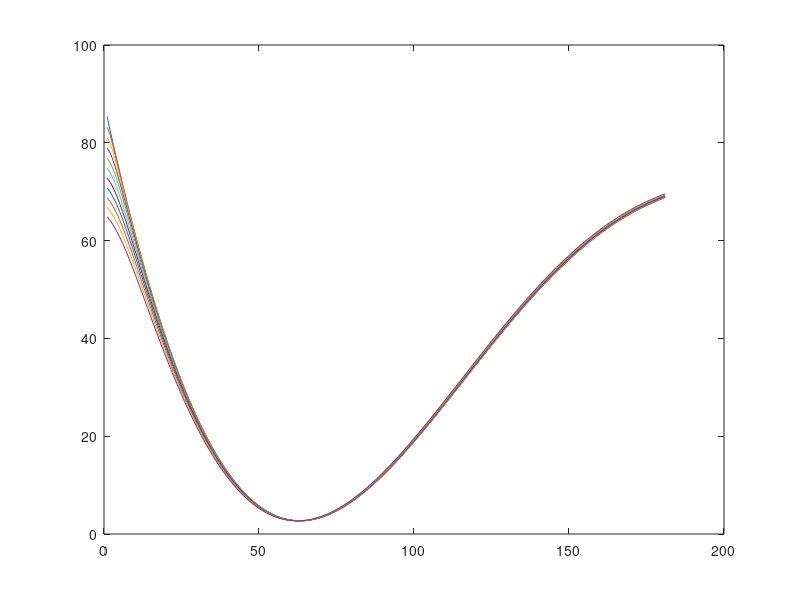

Write the MATLAB code that produced this figure.
%all angles are in degrees
% Defining ground state (Considering the plane state as ground state)
L_ab = input('Length of AB = ');
alpha = input('Angle Alpha = ');
gamma = input('Angle Gamma = ');
EA = input('Axial rigidity = ');
n_sides = input('No. of sides = ');

%Calculate other sides and angles
beta = 180 - alpha - gamma;
L_bc = sind(alpha)*L_ab/sind(gamma);
L_ca = sind(beta)*L_ab/sind(gamma);

%Defining other important parameters
radius = L_ab;
height = L_ca*sind(alpha);

%functions for new lengths as a function of h, n and phi
%phi corresponsds to clockwise rotation of upper hexagon wrt lower one
l_ab = @(h, r, phi, n) 2*r*sind(180/n);
l_bc = @(h, r, phi, n) sqrt((h^2) - (2*(r^2)*cosd(phi)) + (2*(r^2)));
l_ca = @(h, r, phi, n) sqrt((h^2) - (2*(r^2)*cosd((360/n)+phi)) + (2*(r^2)));

%function for strains in members
epsilon_ab = @(h, r, phi, n) (l_ab(h, r, phi, n)-L_ab)/L_ab;
epsilon_bc = @(h, r, phi, n) (l_bc(h, r, phi, n)-L_bc)/L_bc;
epsilon_ca = @(h, r, phi, n) (l_ca(h, r, phi, n)-L_ca)/L_ca;

%function for total energy of one hexagonal cell
energy = @(h, r, phi, n) n*EA*((L_ab*((epsilon_ab(h, r, phi, n))^2))+(L_bc*((epsilon_bc(h, r, phi, n))^2))+(L_ca*((epsilon_ca(h, r, phi, n))^2)))/2;

%energy tables
e_table = zeros(11, 181);
for i = 0 : 10
    for j = 0 : 180
        e_table(i+1, j+1) = energy(i*0.1*height, radius, j, n_sides);
    end
end

plot(e_table');
%individual graphs are obtained by plotting the individual rows of e_table

